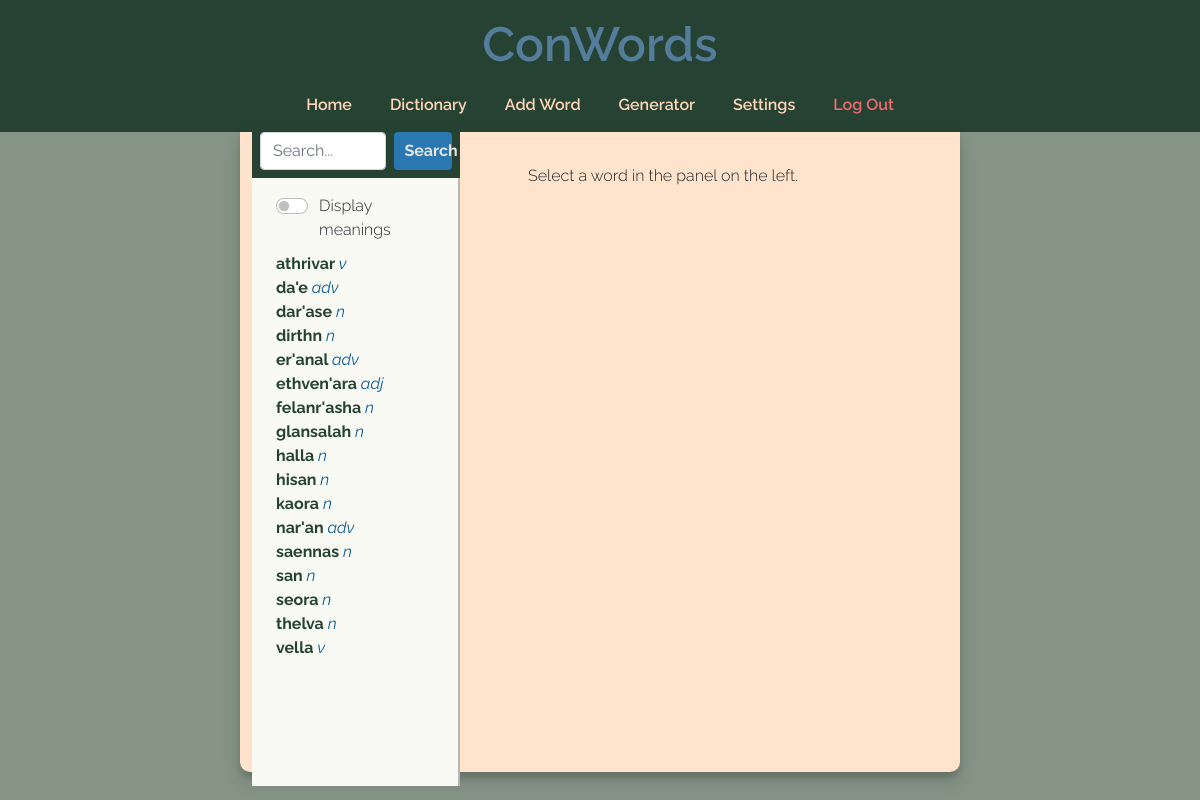
/dictionary (signed in), run on an earlier commit of the app's database.
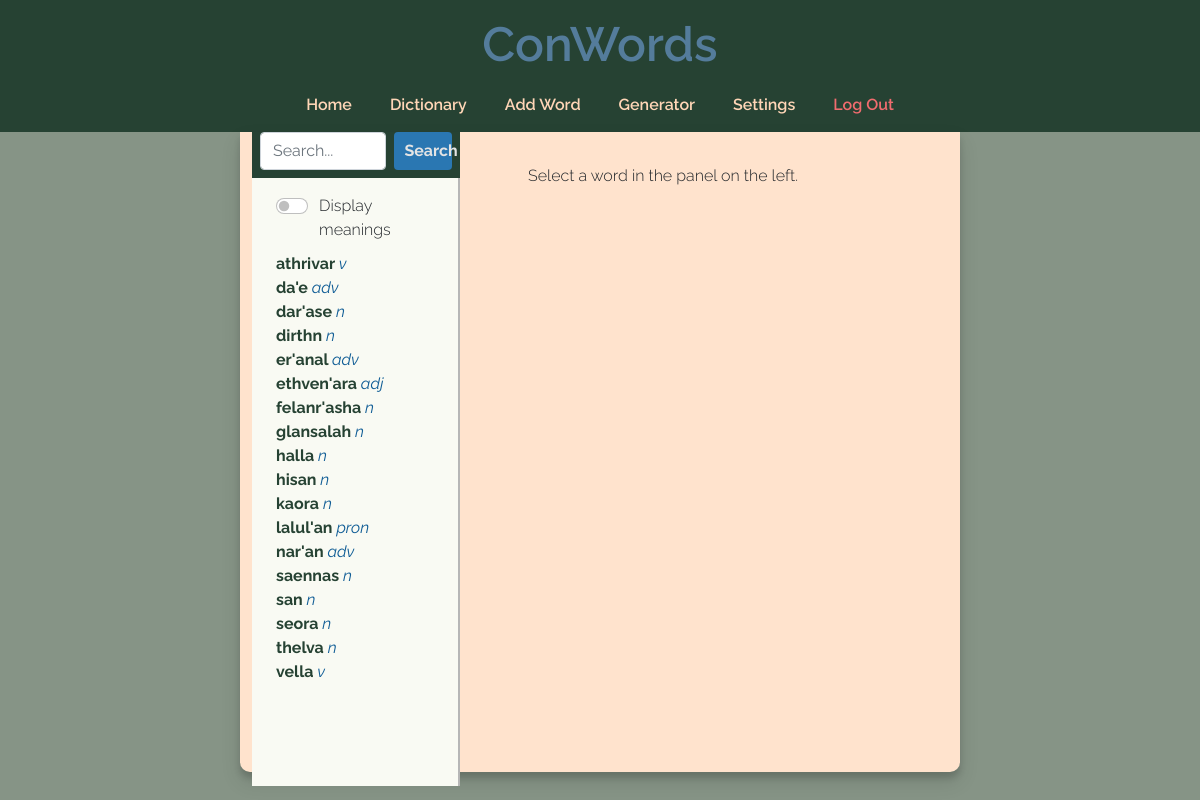
And on a later commit of the database.
### tables this page shows
CREATE TABLE entries (
id INTEGER NOT NULL PRIMARY KEY AUTOINCREMENT,
word_id INTEGER NOT NULL,
meaning_id INTEGER NOT NULL,
part_of_speech_id INTEGER,
grammatical_gender_id INTEGER,
phonetic_form TEXT,
morphology TEXT,
etymology TEXT,
literal_meaning TEXT,
example TEXT,
user_id INTEGER NOT NULL,
FOREIGN KEY(word_id) REFERENCES words(id),
FOREIGN KEY(meaning_id) REFERENCES meanings(id),
FOREIGN KEY(part_of_speech_id) REFERENCES parts_of_speech(id),
FOREIGN KEY(grammatical_gender_id) REFERENCES grammatical_genders(id),
FOREIGN KEY(user_id) REFERENCES users(id)
);

CREATE TABLE words (
id INTEGER NOT NULL PRIMARY KEY AUTOINCREMENT,
word TEXT NOT NULL,
user_id INTEGER NOT NULL,
FOREIGN KEY(user_id) REFERENCES users(id)
);

CREATE TABLE parts_of_speech (
id INTEGER NOT NULL PRIMARY KEY AUTOINCREMENT,
part_of_speech TEXT NOT NULL,
abbreviation TEXT,
user_id INTEGER NOT NULL,
FOREIGN KEY(user_id) REFERENCES users(id)
);

### app.py (the view, shortened to what this page needs)
@app.route("/dictionary", methods=["GET", "POST"])
@login_required
def dictionary():
    db = get_db()
    words = db.execute("SELECT entries.id, word, abbreviation FROM entries, words, parts_of_speech WHERE entries.word_id = words.id AND entries.part_of_speech_id = parts_of_speech.id AND entries.user_id = ? ORDER BY word;", (session["user_id"],)).fetchall()
    meanings = db.execute("SELECT entries.id, meaning, abbreviation FROM entries, meanings, parts_of_speech WHERE entries.word_id = meanings.id AND entries.part_of_speech_id = parts_of_speech.id AND entries.user_id = ? ORDER BY meaning;", (session["user_id"],)).fetchall()
    if request.method == "GET":
        entry_id = str(request.args.get('value'))
        session["entry_id"] = entry_id
        record = db.execute("SELECT * FROM entries WHERE id = ? AND user_id = ?;", (entry_id, session["user_id"],)).fetchone()
        if not record == None:
            session["record"] = record
            word = db.execute("SELECT word FROM words WHERE id = ? AND user_id = ?;", (record[1], session["user_id"],)).fetchone()[0]
            session["word"] = word
            session["word_id"] = str(record[1])
            meaning = db.execute("SELECT meaning FROM meanings WHERE id = ? AND user_id = ?;", (record[2], session["user_id"],)).fetchone()[0]
            session["meaning"] = meaning
            session["meaning_id"] = str(record[2])
            part_of_speech = db.execute("SELECT part_of_speech FROM parts_of_speech WHERE id = ? AND user_id = ?;", (record[3], session["user_id"],)).fetchone()[0]
            session["pos"] = part_of_speech
            part_of_speech_abbr = db.execute("SELECT abbreviation FROM parts_of_speech WHERE id = ? AND user_id = ?;", (record[3], session["user_id"],)).fetchone()[0]
            session["pos_abbr"] = part_of_speech_abbr
            if not record[4] == None:
                gender = db.execute("SELECT grammatical_gender FROM grammatical_genders WHERE id = ? AND user_id = ?;", (record[4], session["user_id"],)).fetchone()[0]
                gender_abbr = db.execute("SELECT abbreviation FROM grammatical_genders WHERE id = ? AND user_id = ?;", (record[4], session["user_id"],)).fetchone()
            else:
                gender = ""
                gender_abbr = ""
            session["gender"] = gender
            session["gender_abbr"] = gender_abbr
            session["phonetic"] = record[5]
            session["morphology"] = record[6]
            session["etymology"] = record[7]
            session["literal"] = record[8]
            session["example"] = record[9]
        else:
            word = ["empty"]
            meaning = ["empty"]
            part_of_speech = ["empty"]
            part_of_speech_abbr = ["empty"]
            gender = ["empty"]
            gender_abbr = ["empty"]
    db.close()
    return render_template("dictionary.html", record=record, word=word, meaning=meaning, part_of_speech=part_of_speech, part_of_speech_abbr=part_of_speech_abbr, gender_abbr=gender_abbr, words=words, meanings=meanings, gender=gender)

### app.py (called while the page is built)
@app.after_request
def after_request(response):
    response.headers["Cache-Control"] = "no-cache, no-store, must-revalidate"
    response.headers["Expires"] = 0
    response.headers["Pragma"] = "no-cache"
    return response

### helpers.py (called while the page is built)
def get_db():
    connection = sqlite3.connect("conlang.db")
    return connection

def login_required(f):
    @wraps(f)
    def decorated_function(*args, **kwargs):
        if session.get("user_id") is None:
            return redirect("/login")
        return f(*args, **kwargs)
    return decorated_function

### templates/dictionary.html (shortened to what the changed rows need)
{% extends "layout.html" %}
{% block main %}
<div class="row mainrow">
    <div class="col-sm-4 left-menu">
        <div class="dict-display" id="dictdiv">
            <div id="left-menu-words">
                {% if dictview != none %}
                    <div class="dict-view">
                        {% for word in words %}
                            <a class="dict-link" name="word-link" href="/dictionary?value={{ word[0] }}">{{ word[1] }} <span class="abbr">{{ word[2] }}</span></a><br/>
                        {% endfor %}
                    </div>
                {% endif %}
            </div>
        </div>
    </div>
</div>
{% endblock %}

What changed in the data, as far as the page shows it:
added entries: {{ word[0] }} 20 (drawn), word "lalul'an", abbreviation "pron"
